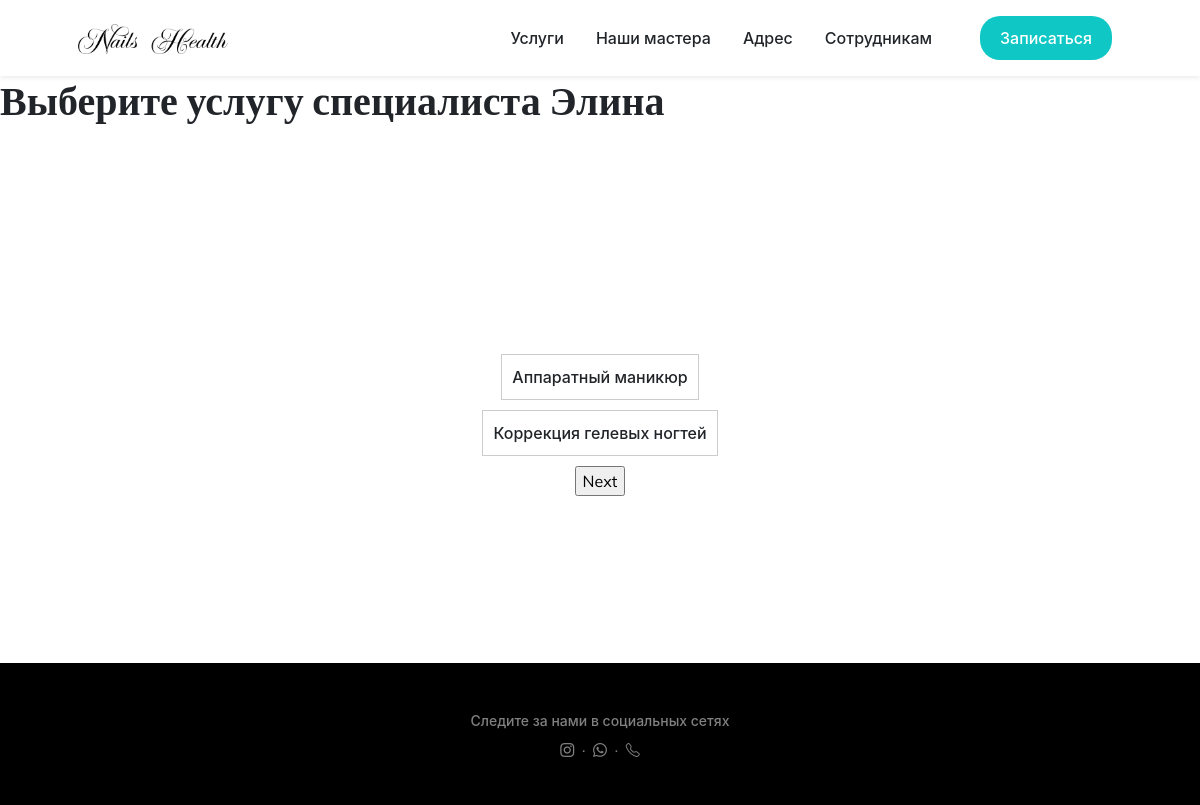
Page /appointments/select_service/1/ on the committed database.
### apps/masters/models.py (models this page shows, shortened)
class Master(models.Model):
    user = models.OneToOneField(User, related_name='user_master', on_delete=models.CASCADE)
    photo = models.ImageField(upload_to='master_photos')
    service = models.ManyToManyField(Service)
    schedule = models.OneToOneField(MasterSchedule, on_delete=models.CASCADE, null=True, blank=True, related_name='master_schedule')

### apps/services/models.py (models this page shows, shortened)
class Service(models.Model):
    name = models.CharField(max_length=255)
    description = models.TextField()
    price = models.DecimalField(max_digits=8, decimal_places=2)
    category = models.ForeignKey(Category, on_delete=models.CASCADE)
    duration = models.PositiveIntegerField(default=30, help_text="Duration of the service in minutes")
    def __str__(self):
        return self.name

### apps/appointments/views.py (the view)
# urls.py: path('select_service/<int:master_id>/', views.select_service, name='select_service'),
def select_service(request, master_id):
    selected_master = Master.objects.get(pk=master_id)
    if request.method == 'POST':
        form = ServiceForm(request.POST)
        if form.is_valid():
            service_id = form.cleaned_data['service'].id
            return redirect('appointments:select_date', service_id=service_id, master_id=master_id)
    else:
        available_services = Service.objects.filter(master=selected_master)
        form = ServiceForm()
    form.fields['service'].queryset = available_services
    return render(request, 'appointments/select_service.html', {
        'service_form': form,
        'selected_master': selected_master,
    })

### apps/appointments/forms.py
class ServiceForm(forms.Form):
    service = forms.ModelChoiceField(queryset=Service.objects.all(), label='Выберите услугу')

### apps/appointments/templates/appointments/select_service.html (shortened to what this page needs)
{% extends 'base.html' %}
{% block content %}
<div class="container-full-height">
    <h1>Выберите услугу специалиста {{ selected_master.user.first_name }}</h1>
    <form method="post">
        {% for service in service_form.service.field.queryset %}
            <label class="service-container">
                {{ service }}
            </label>
        {% endfor %}
        <input type="submit" value="Next">
    </form>
</div>
{% endblock %}

### apps/appointments/templates/appointments/select_service.html (style rules this page uses)
.service-container { position: relative; border: 1px solid #ccc; padding: 10px; margin-bottom: 10px; cursor: pointer; }

### rows in the picture
Master: user.first_name "Элина"
Service: name "Аппаратный маникюр"
Service: name "Коррекция гелевых ногтей"
